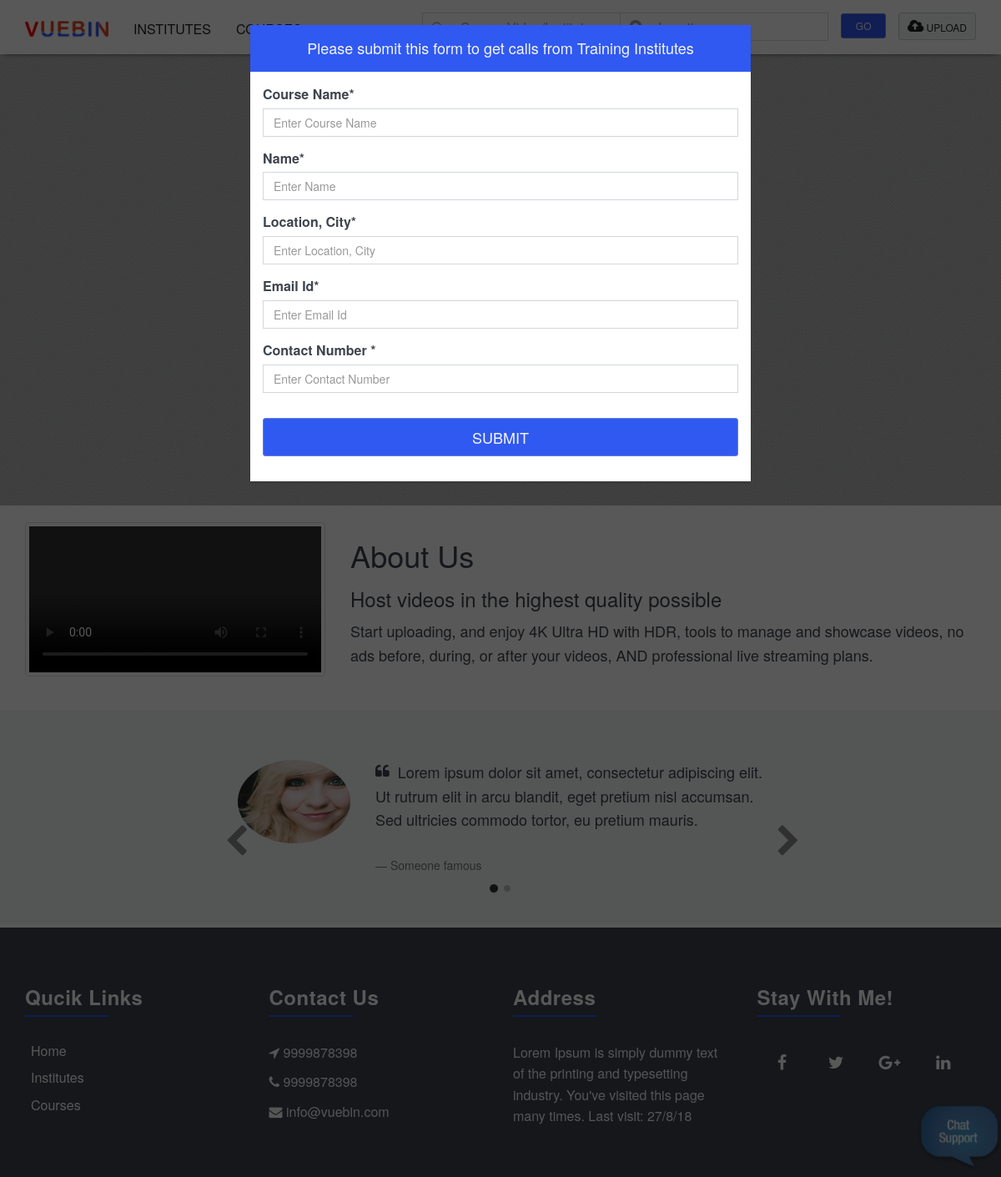
The page / on the database its author committed.
### tables this page shows
CREATE TABLE `aboutus_content` (
  `a_id` int(11) NOT NULL AUTO_INCREMENT,
  `aboutus` longtext,
  `video_name` varchar(250) DEFAULT NULL,
  `org_name` varchar(250) DEFAULT NULL,
  `created_at` datetime DEFAULT NULL,
  `updated_at` datetime DEFAULT NULL,
  `created_by` int(11) DEFAULT NULL,
  PRIMARY KEY (`a_id`)
);

CREATE TABLE `testimonial` (
  `t_id` int(11) NOT NULL AUTO_INCREMENT,
  `author_name` varchar(250) DEFAULT NULL,
  `testimonial` longtext,
  `image_name` varchar(250) DEFAULT NULL,
  `org_name` varchar(250) DEFAULT NULL,
  `status` int(11) DEFAULT '1',
  `created_at` datetime DEFAULT NULL,
  `updated_at` datetime DEFAULT NULL,
  `created_by` int(11) DEFAULT NULL,
  PRIMARY KEY (`t_id`)
);

CREATE TABLE `footer_content` (
  `c_id` int(11) NOT NULL AUTO_INCREMENT,
  `footer` longtext,
  `mobile1` varchar(250) DEFAULT NULL,
  `mobile2` varchar(250) DEFAULT NULL,
  `email_id` varchar(250) DEFAULT NULL,
  `created_at` datetime DEFAULT NULL,
  `updated_at` datetime DEFAULT NULL,
  `created_by` int(11) DEFAULT NULL,
  PRIMARY KEY (`c_id`)
);

### application/controllers/User.php (called while the page is built, shortened)
<?php
class User extends Front_end {
	public function index()
	{
		$data['home_page_video']=$this->User_model->get_home_page_video();
		$data['aboutus']=$this->User_model->get_aboutus_content(1);
		$data['testimonial']=$this->User_model->get_testimonial_home_list();
		$this->load->view('html/index',$data);
		$footer['details']=$this->Content_model->get_footer_content(1);
		$this->load->view('html/footer',$footer);
	}
}

### index.php (called while the page is built, shortened)
<?php
require_once BASEPATH.'core/CodeIgniter.php';

### application/models/User_model.php (called while the page is built, shortened)
<?php if ( ! defined('BASEPATH')) exit('No direct script access allowed');
class User_model extends CI_Model
{
	public  function get_home_page_video(){
		$this->db->select('title,video_name,org_video_name')->from('homepage_header_videos');
		$this->db->where('status',1);
		$this->db->order_by('h_v_id','desc');
		$this->db->limit(1);
		return $this->db->get()->row_array();
	}
	public  function get_course_or_institues_list($val){
		$this->db->select('i_name as label,CONCAT(i_id,"_","institue") AS value')->from('institute_list');
		$this->db->where('institute_list.status',1);
		$result1=$this->db->get()->result_array();
		$this->db->select('c_name as label,CONCAT(course_id,"_","course") as value')->from('course_list');
		$this->db->where('course_list.status',1);
		$result2=$this->db->get()->result_array();
		return array_merge($result1, $result2);
	}
	public  function get_location_search_list(){
		$this->db->select('location_list.l_id,CONCAT(location_list.location_name,", ",city_list.city_name,", ",countries_list.country_name) as address,countries_list.country_code')->from('location_list');
		$this->db->join('city_list ', 'city_list.city_id = location_list.city_id', 'left');
		$this->db->join('countries_list ', 'countries_list.c_id = city_list.c_id', 'left');
		$this->db->where('location_list.l_status ',1);
		$this->db->order_by('location_list.l_id','desc');
		return $this->db->get()->result_array();
	}
	public  function get_aboutus_content($a_id){
		$this->db->select('a_id,aboutus,video_name,org_name')->from('aboutus_content');
		$this->db->where('a_id',$a_id);
		return $this->db->get()->row_array();
	}
	public  function get_testimonial_home_list(){
		$this->db->select('author_name,testimonial,image_name,org_name')->from('testimonial');
		$this->db->where('status',1);
		return $this->db->get()->result_array();
	}
}

### application/models/Content_model.php (called while the page is built, shortened)
<?php if ( ! defined('BASEPATH')) exit('No direct script access allowed');
class Content_model extends CI_Model
{
	public  function get_footer_content($id){
		$this->db->select('c_id,footer,mobile1,mobile2,email_id')->from('footer_content');
		$this->db->where('c_id',$id);
		return $this->db->get()->row_array();
	}
}

### application/views/html/index.php (the view, shortened to what this page needs)
<?php if(isset($home_page_video) && count($home_page_video)>0){ ?>
  <div class="">
    <div class="intro-video intro-dark-bg ">
                <div class="intro-body mobile-heading">
                    <div class="container ">
                       <h1 class="brand-heading"><?php echo isset($home_page_video['title'])?$home_page_video['title']:''; ?></h1>
                     </div>
                </div>
        </div>
  </div>
  <?php } ?>
  </div>
<section id="" class="bg-white">
            <div class="container">
                <div class="row" data-scrollreveal="enter left over 1s">
                    <div class="col-lg-4 ">
					   <video class="thumbnail" width="100%" height="100%" controls   controlsList="nodownload">
							<source src="<?php echo base_url('assets/aboutus_video/'.$aboutus['video_name']) ?>" type="video/mp4">
							<source src="movie.ogg" type="video/ogg">
						</video>
                    </div>
                    <div class="col-lg-8 " data-scrollreveal="enter right over 1s">
                        <?php echo isset($aboutus['aboutus'])?$aboutus['aboutus']:''; ?>
                    </div>
                </div>
            </div>
        </section>
		<?php if(isset($testimonial) && count($testimonial)>0){ ?>
        <section class="">
           <div class="container">
  <div class='row'>
    <div class='col-md-offset-2 col-md-8'>
      <div class="carousel slide" data-ride="carousel" id="quote-carousel">
        <ol class="carousel-indicators">
		<?php $cnt=0;foreach($testimonial as $list){ ?>
			  <?php if($cnt==0){ ?>
			  <li data-target="#quote-carousel" data-slide-to="<?php echo $cnt; ?>" class="active"></li>
			  <?php }else{ ?>
			       <li data-target="#quote-carousel" data-slide-to="<?php echo $cnt; ?>"></li>
			  <?php } ?>
		  <?php $cnt++;} ?>
        </ol>
        <div class="carousel-inner">
		  <?php $cnt=0;foreach($testimonial as $list){ ?>
			  <?php if($cnt==0){ ?>
				  <div class="item active">
					<blockquote>
					  <div class="row">
						<div class="col-sm-3 text-center">
							<?php if($list['image_name']!=''){ ?>
							<img class="img-circle" src="<?php echo base_url('assets/testimonial/'.$list['image_name']); ?>"/>
							<?php }else{?>
								<div class="img-circle" ><?php echo $result = substr($list['author_name'], 0, 2); ?></div>
							<?php } ?>
						</div>
						<div class="col-sm-9">
						  <?php echo isset($list['testimonial'])?$list['testimonial']:''; ?>
						  <small><?php echo isset($list['author_name'])?$list['author_name']:''; ?></small>
						</div>
					  </div>
					</blockquote>
				  </div>
			  <?php } ?>
		  <?php $cnt++;} ?>
        </div>
        <a data-slide="prev" href="#quote-carousel" class="left carousel-control"><i class="fa fa-chevron-left"></i></a>
        <a data-slide="next" href="#quote-carousel" class="right carousel-control"><i class="fa fa-chevron-right"></i></a>
      </div>
    </div>
  </div>
</div>
        </section>
		<?php } ?>

### application/views/html/footer.php (shortened to what this page needs)
</body>
<footer class="footer-2 bg-dark" id="footer" style="border-top:5px solid #fff;z-index:1024">
    <div class="container">
        <div class="row">
            <div class="col-md-3 text-left">
                <h3 class="script widget-title">Qucik Links</h3>
				<ul class="qucik-li">
					<li class="page-scroll"> <a href="<?php echo base_url(); ?>">Home </a> </li>
					<li class="page-scroll"> <a href="<?php echo base_url('institutes'); ?>">Institutes </a> </li>
					<li class="page-scroll"> <a href="<?php echo base_url('courses'); ?>">Courses </a> </li>
				</ul>
            </div>
            <div class="col-md-3 cont-pargh text-left">
                <h3 class="script widget-title">Contact Us</h3> <p><i class="fa fa-location-arrow"></i>   <?php echo isset($details['mobile1'])?$details['mobile1']:''; ?> </p>
				<?php if(isset($details['mobile2']) && $details['mobile2']!=''){ ?>
					<p><i class="fa fa-phone"></i>   <?php echo isset($details['mobile2'])?$details['mobile2']:''; ?> </p>
				<?php } ?>
					<p><i class="fa fa fa-envelope"></i>  <?php echo isset($details['email_id'])?$details['email_id']:''; ?> </p>
            </div>
			<div class="col-md-3 address-cont text-left">
			 <h3 class="script widget-title">Address</h3>
				<p><?php echo isset($details['footer'])?$details['footer']:''; ?></p>
            </div>
			<div class="col-md-3  ">
                <h3 class="script widget-title text-left">Stay With Me!</h3>
				    <ul class="social-network social-circle">
                        <li><a href="#" class="icoFacebook" title="Facebook"><i class="fa fa-facebook"></i></a></li>
                        <li><a href="#" class="icoTwitter" title="Twitter"><i class="fa fa-twitter"></i></a></li>
                        <li><a href="#" class="icoGoogle" title="Google +"><i class="fa fa-google-plus"></i></a></li>
                        <li><a href="#" class="icoLinkedin" title="Linkedin"><i class="fa fa-linkedin"></i></a></li>
                    </ul>
            </div>
        </div>
    </div>
</footer>
</body>
</html>

### rows shown on the page
aboutus_content: aboutus "About Us Host videos in the highest quality possible Start uploading, and enjoy 4K Ultra HD with HDR, tools to manage and showcase videos, no ads before, during, or after your videos, AND professional live streaming plans."
testimonial: image_name (picture), testimonial "Lorem ipsum dolor sit amet, consectetur adipiscing elit. Ut rutrum elit in arcu blandit, eget pretium nisl accumsan. Sed ultricies commodo tortor, eu pretium mauris.", author_name "Someone famous"
footer_content: mobile1 "9999878398", mobile2 "9999878398", email "info@vuebin.com", footer "Lorem Ipsum is simply dummy text of the printing and typesetting industry. You've visited this page many times. Last visit: 27/8/18"
